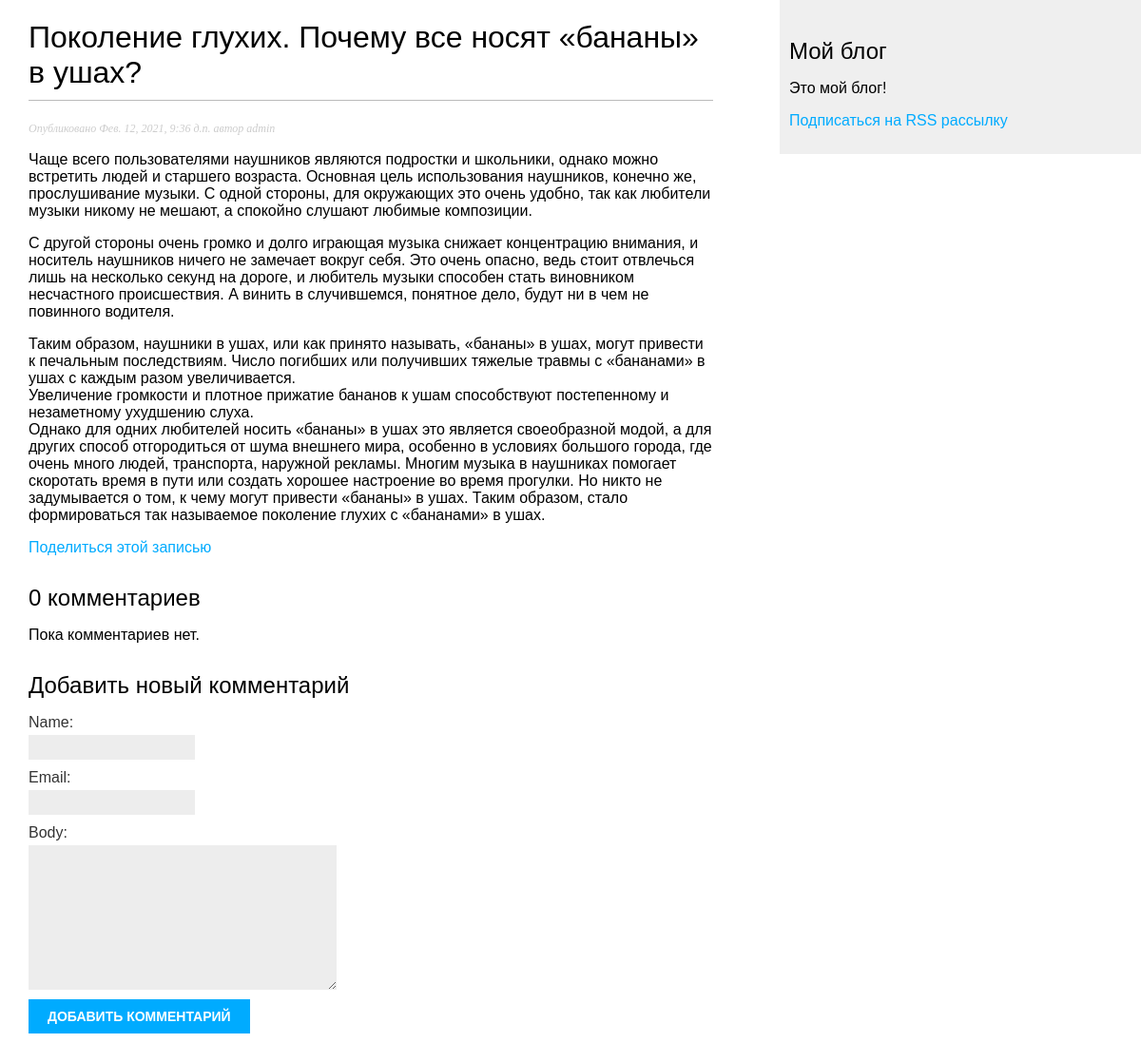
The app's page /blog/2021/2/12/pokolenie-gluhih-pochemu-vse-nosyat-banany-v-ushah/ with its own data.
### blog/models.py (models this page shows, shortened)
class Post(models.Model):
    STATUS_CHOICES = (
        ('draft', 'Draft'),
        ('published', 'Published'),
    )
    title = models.CharField(max_length=250)
    slug = models.SlugField(max_length=250,
                            unique_for_date='publish')
    author = models.ForeignKey(User,
                               on_delete=models.CASCADE,
                               related_name='blog_posts')
    body = models.TextField()
    publish = models.DateTimeField(default=timezone.now)
    created = models.DateTimeField(auto_now_add=True)
    updated = models.DateTimeField(auto_now=True)
    status = models.CharField(max_length=10,
                              choices=STATUS_CHOICES,
                              default='draft')
    class Meta:
        ordering = ('-publish',)

### blog/views.py (the view)
def post_detail(request, year, month, day, post):
    post = get_object_or_404(Post, slug=post,
                                   status='published',
                                   publish__year=year,
                                   publish__month=month,
                                   publish__day=day)
    comments = post.comments.filter(active=True)
    new_comment = None
    if request.method == 'POST':
        comment_form = CommentForm(data=request.POST)
        if comment_form.is_valid():
            new_comment = comment_form.save(commit=False)
            new_comment.post = post
            new_comment.save()
    else:
        comment_form = CommentForm()
    return render(request, 'blog/post/detail.html', {'post': post,
                                                     'comments': comments,
                                                     'new_comment': new_comment,
                                                     'comment_form': comment_form})

### blog/forms.py
class CommentForm(forms.ModelForm):
    class Meta:
        model = Comment
        fields = ('name', 'email', 'body')

### blog/templates/blog/post/detail.html (shortened to what this page needs)
{% extends "blog/base.html" %}
{% block content %}
<h1>{{ post.title }}</h1>
<p class="date">Опубликовано {{ post.publish }} автор {{ post.author }}</p>
{{ post.body|linebreaks }}
<p>
    <a href="{% url "blog:post_share" post.id %}">Поделиться этой записью</a>
</p>
{% with comments.count as total_comments %}
<h2>{{ total_comments }} комментариев{{ total_comment|pluralize }}</h2>
{% endwith %}
    {% for comment in comments %}
        <div class="comment">
        <p class="info">
        Комментарий {{ forloop.counter }} автор {{ comment.name }}
    {{ comment.created }}
        </p>
    {{ comment.body|linebreaks }}
        </div>
    {% empty %}
    <p>Пока комментариев нет.</p>
    {% endfor %}
{% if new_comment %}
<h2>Ваш комментарий был добавлен.</h2>
{% else %}
<h2>Добавить новый комментарий</h2>
<form action="." method="post">
{{ comment_form.as_p }}
<p><input type="submit" value="Добавить комментарий"></p>
</form>
{% endif %}
{% endblock %}

### blog/static/css/blog.css (style rules this page uses)
body { margin:0; padding:0; font-family:helvetica, sans-serif; }
a { color:#00abff; text-decoration:none; }
h1 { font-weight:normal; border-bottom:1px solid #bbb; padding:0 0 10px 0; }
h2 { font-weight:normal; margin:30px 0 0; }
p.date { color:#ccc; font-family: georgia, serif; font-size: 12px; font-style: italic; }
label { float:left; clear:both; color:#333; margin-bottom:4px; }
input, textarea { clear:both; float:left; margin:0 0 10px; background:#ededed; border:0; padding:6px 10px; font-size:12px; }
input[type=submit] { font-weight:bold; background:#00abff; color:#fff; padding:10px 20px; font-size:14px; text-transform:uppercase; }

### records on screen
Post: title "Поколение глухих. Почему все носят «бананы» в ушах?", publish "Фев. 12, 2021, 9:36 д.п.", author "admin", body "Чаще всего пользователями наушников являются подростки и школьники, однако можно встретить людей и старшего возраста. Основная цель использования наушников, конечно же, прослушивание музыки. С одной стороны, для окружающих это очень удобно, так как любители музыки никому не мешают, а спокойно слушают любимые композиции. С другой стороны очень громко и долго играющая музыка снижает концентрацию внимания, и носитель наушников ничего не замечает вокруг себя. Это очень опасно, ведь стоит отвлечься лишь на несколько секунд на дороге, и любитель музыки способен стать виновником несчастного происшествия. А винить в случившемся, понятное дело, будут ни в чем не повинного водителя. Таким образом,…"

### other values on screen
{{ total_comments }} "0"
